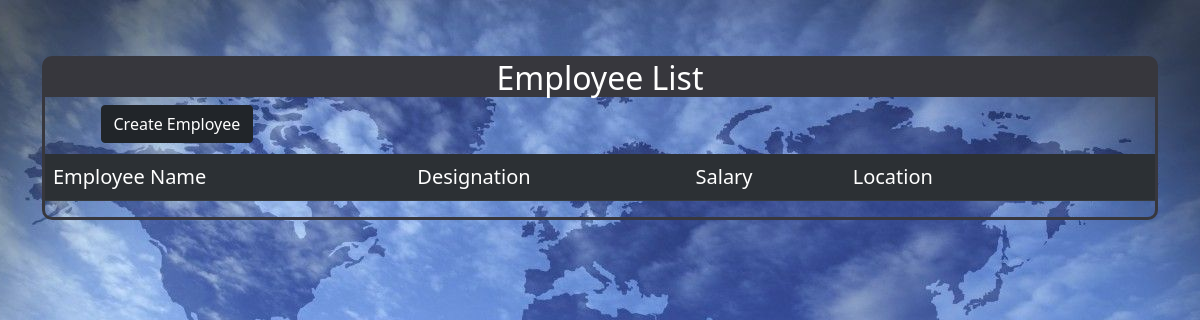
Before: /employee/list with the older database file.
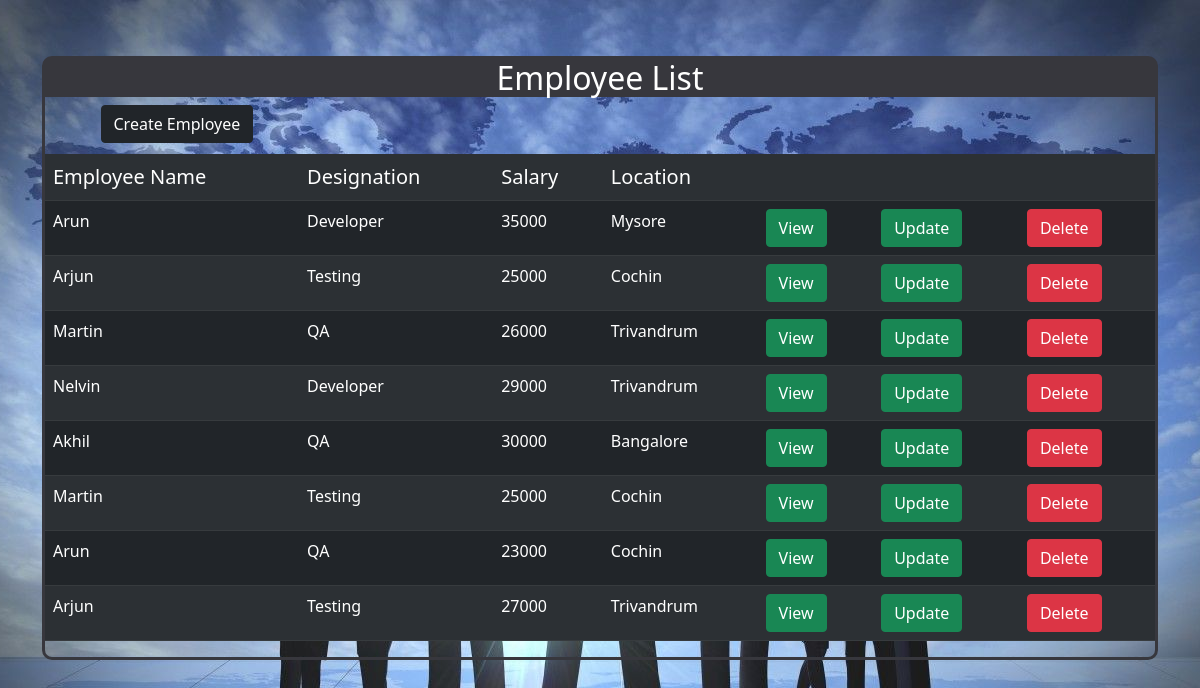
After: the same page with the newer database file.
### employee/models.py (models this page shows, shortened)
class Employees(models.Model):
    emp_name=models.CharField(max_length=120)
    desig=models.CharField(max_length=100)
    salary=models.IntegerField()
    location=models.CharField(max_length=120)

### employee/views.py (the view)
# urls.py: path("list",employee_list,name="emp_list"),
def employee_list(request):
    employees=Employees.objects.all()
    context={}
    context["employees"]=employees
    return render(request,"employee/Employee_List.html",context)

### employee/templates/employee/Employee_List.html (shortened to what this page needs)
<!DOCTYPE html>
{%load static%}
<html lang="en">
<head>
    <link href="https://cdn.jsdelivr.net/npm/bootstrap@5.0.0-beta2/dist/css/bootstrap.min.css" rel="stylesheet">
    <link rel="stylesheet" href="{%static 'css/style.css'%}">
</head>
<body class="emplist">
<div class="container">
    <div class="row">
        <div class="col-12">
            <div class="main_emplist">
                <div><h2 class="h2emp">Employee List</h2></div>
            <div class="createlink">
                <a class="btn btn-dark" href="{%url 'createemployee'%}">Create Employee</a>
             </div>
            <div>
                <table class="table table-dark table-striped">
                    <tr>
                        <td class="table_head">Employee Name</td>
                        <td class="table_head">Designation</td>
                        <td class="table_head">Salary</td>
                        <td class="table_head">Location</td>
                        <td></td>
                        <td></td>
                        <td></td>
                    </tr>
                    {%for emp in employees%}
                    <tr>
                        <td>{{emp.emp_name}}</td>
                        <td>{{emp.desig}}</td>
                        <td>{{emp.salary}}</td>
                        <td>{{emp.location}}</td>
                        <td><a href="{%url 'emp_view' emp.id%}" class="btn btn-success">View</a></td>
                         <td><a href="{%url 'emp_update' emp.id%}" class="btn btn-success">Update</a></td>
                        <td><a href="{%url 'emp_delete' emp.id%}" class="btn btn-danger">Delete</a></td>
                    </tr>
                    {% endfor %}
                </table>
            </div>
            </div>
        </div>
    </div>
</div>
</body>
</html>

### employee/static/css/style.css (style rules this page uses)
::placeholder { color: white; }
h2 { color:blue; background-color:white; }
.emplist { background:url('../images/bg_emp.jpg')no-repeat center fixed; background-size: cover; }
.main_emplist { width:100%; border:3px solid #37373d; background-color:transparent; margin-top:5%; border-radius:10px; color:white; }
.h2emp { color:white; background-color:#37373d; text-align:center; }
.table_head { font-size:20px; font-weight: 500; }
.createlink { margin-left:5%; margin-bottom:1%; }

Changed rows visible on the page:
added Employees: emp_name "Arun", desig "Developer", salary "35000", location "Mysore"
added Employees: emp_name "Arjun", desig "Testing", salary "25000", location "Cochin"
added Employees: emp_name "Martin", desig "QA", salary "26000", location "Trivandrum"
added Employees: emp_name "Nelvin", desig "Developer", salary "29000", location "Trivandrum"
added Employees: emp_name "Akhil", desig "QA", salary "30000", location "Bangalore"
added Employees: emp_name "Martin", desig "Testing", salary "25000", location "Cochin"
added Employees: emp_name "Arun", desig "QA", salary "23000", location "Cochin"
added Employees: emp_name "Arjun", desig "Testing", salary "27000", location "Trivandrum"
